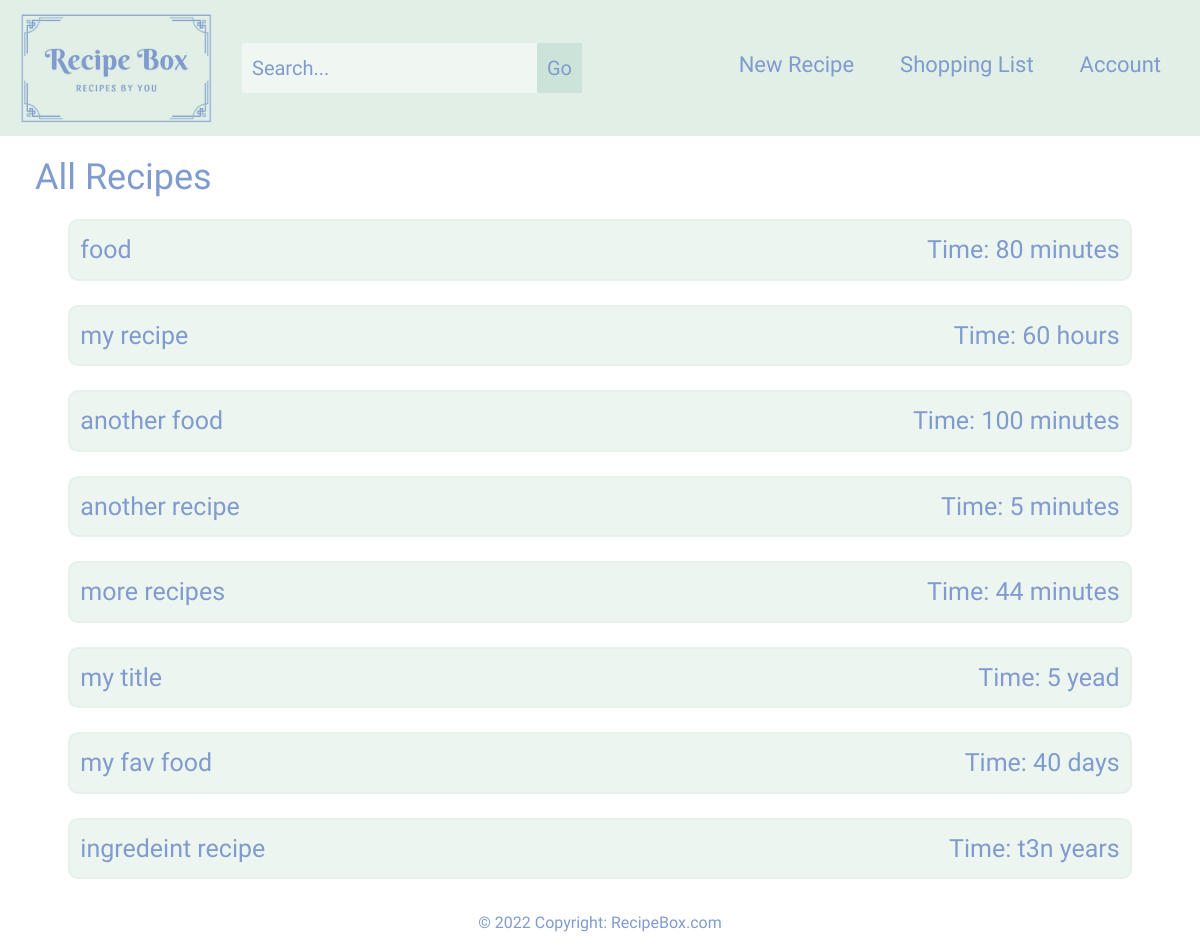
/all_recipes/ (signed in), run on an earlier commit of the app's database.
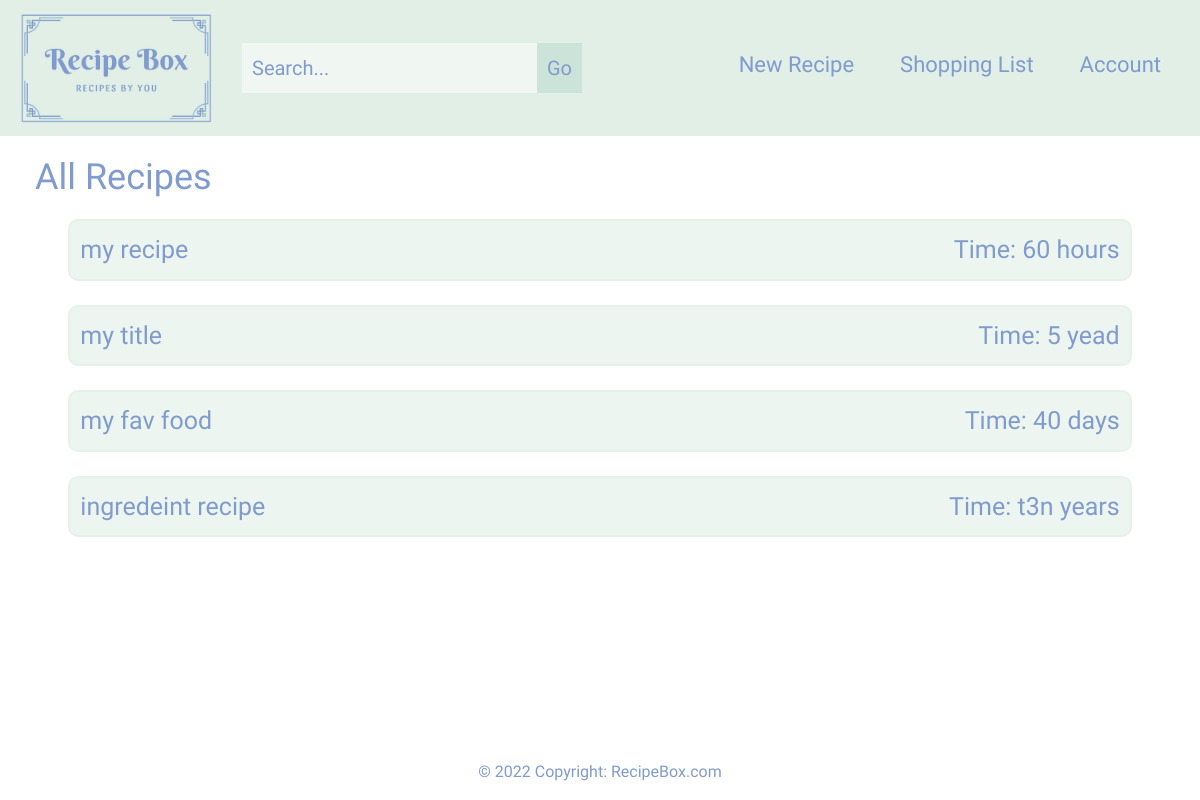
And on a later commit of the database.
### base/models.py (models this page shows, shortened)
class Recipe(models.Model):
    user = models.ForeignKey(settings.AUTH_USER_MODEL, on_delete=models.CASCADE)
    name = models.CharField(max_length = 150)
    slug = models.SlugField(unique=True, blank=True, null=True)
    time_to_make = models.CharField(max_length=25, default=0)
    time_unit = models.CharField(max_length=10, default='minutes')
    timestamp = models.DateTimeField(auto_now_add=True)
    updated = models.DateTimeField(auto_now=True)
    section = models.ManyToManyField(Section)
    pinned = models.BooleanField(default=False)
    class Meta:
        verbose_name = ('Recipe')
        verbose_name_plural = ('Recipes')
    def get_absolute_url(self):
        return reverse("individual_recipe", kwargs={"title": self.slug})

### base/views.py (the view)
# urls.py: path("all_recipes/", views.all_recipes, name="all_recipes"),
@login_required
def all_recipes(request):
    recipe_qs = Recipe.objects.filter(user=request.user)
    context = {
        "recipe_list": recipe_qs,
    }
    return render(request, "all_recipes.html", context)

### templates/all_recipes.html (shortened to what this page needs)
{% extends "base.html" %}
{% block page_content %}
<section id="all-recipes">
    <h2>All Recipes</h2>
    <div class="row all-recipes-row">
        {% for x in recipe_list %}
        <a class=" col-sm-11 all-sections col-link" href="{{ x.get_absolute_url }}">
            <p class="all-recipes-text">{{ x.name }}</p>
            <p class="all-recipes-text">Time: {{ x.time_to_make }} {{ x.time_unit }}</p>
        </a>
        {% endfor %}
    </div>
</section>
{% endblock %}

What changed in the data, as far as the page shows it:
removed Recipe: name "food", time_to_make "80", time_unit "minutes"
removed Recipe: name "another food", time_to_make "100", time_unit "minutes"
removed Recipe: name "another recipe", time_to_make "5", time_unit "minutes"
removed Recipe: name "more recipes", time_to_make "44", time_unit "minutes"
